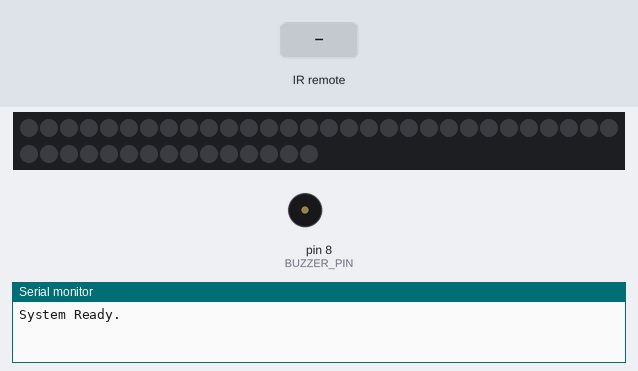
Bench run of a sketch on a simulated Arduino Uno, built with avr-gcc and run on an emulated ATmega328P. On the bench: 45 RGB LEDs in strip order, left to right, continuing on the next row, buzzer (waves = sounding, pin HIGH), the last lines printed to the serial monitor. Inputs (shaded band) come from the test bench. Dim RGB values are drawn brighter than linear.

Above: at 1.2 s.
1.3 s: infrared code 0x45 received
2.8 s: infrared code 0x46 received
At 4.52 s:
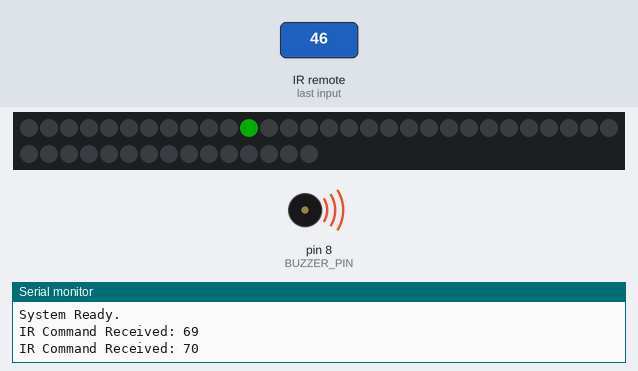
4.7 s: infrared code 0x19 received
At 6.6 s:
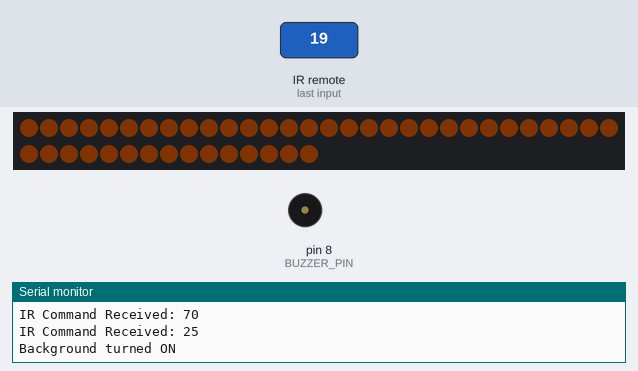
7.7 s: infrared code 0x47 received
9.2 s: infrared code 0x44 received
At 10.92 s:
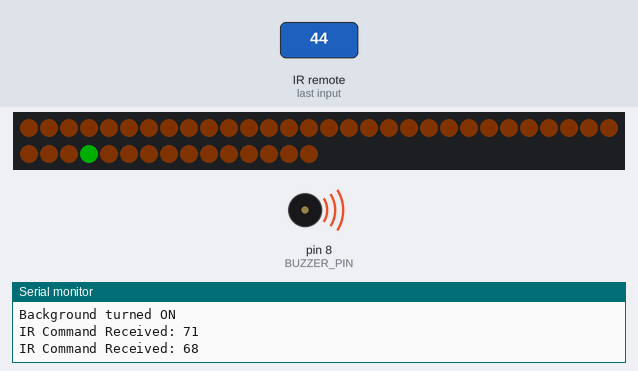
11.1 s: infrared code 0x18 received
At 13.8 s:
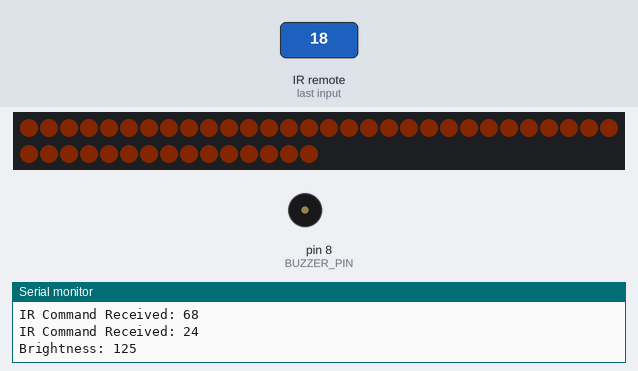
Timing chart, 0 to 15.1 s (numbered marks = the images above; inputs shaded):
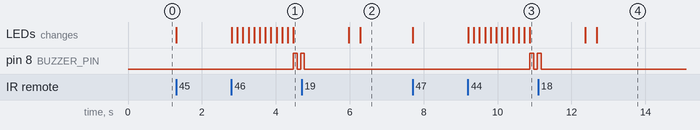

Measured:
- after the input at 2.8 s, pin 8 (BUZZER_PIN): LOW → HIGH after 1.7 s, → LOW 0.10 s later, → HIGH 0.10 s later; the LEDs: first change at once (image 1 shows a later state)
- after the input at 4.7 s, the LEDs: first differ from a run without the input after 1.6 s (image 2)
- after the input at 9.2 s, pin 8 (BUZZER_PIN): LOW → HIGH after 1.7 s, → LOW 0.10 s later, → HIGH 0.10 s later; the LEDs: first change at once (image 3 shows a later state)
- after the input at 11.1 s, the LEDs: first differ from a run without the input after 1.6 s (image 4)

The sketch:

ring.ino
```cpp
#include <FastLED.h>
#include <IRremote.hpp>

// --- HARDWARE SETTINGS ---
#define LED_PIN     6
#define IR_PIN      2
#define BUZZER_PIN  8
#define NUM_LEDS    45

CRGB leds[NUM_LEDS];

// Map PC numbers (1, 2, 3, 4) to their starting pixel on the strip.
const int pcNodes[4] = {0, 11, 22, 33};

// --- STATE VARIABLES ---
int sourcePC = 0;
int currentBrightness = 100;    // Starting brightness (10 to 255)
bool backgroundOn = false;      // Tracks if the background is currently active

// Updated to a deep "Cyber Purple" - adjust the (Red, Green, Blue) values to your liking!
CRGB bgColor = CRGB(15, 6, 0);     // Dim Amber/Copper
CRGB packetColor = CRGB::Blue;     // Classic Blue packet // Pure White packet // Bright Orange packet

void setup() {
  Serial.begin(9600);

  pinMode(BUZZER_PIN, OUTPUT);
  digitalWrite(BUZZER_PIN, LOW);

  FastLED.addLeds<WS2812B, LED_PIN, GRB>(leds, NUM_LEDS);
  FastLED.setBrightness(currentBrightness); // Apply initial brightness
  updateBackground();

  IrReceiver.begin(IR_PIN, ENABLE_LED_FEEDBACK);

  Serial.println("System Ready.");
}

void loop() {
  if (IrReceiver.decode()) {

    if (IrReceiver.decodedIRData.flags & IRDATA_FLAGS_IS_REPEAT) {
      IrReceiver.resume();
      return;
    }

    int command = IrReceiver.decodedIRData.command;
    Serial.print("IR Command Received: ");
    Serial.println(command);

    int action = getActionFromIR(command);

    // Handle PC Selection (1-4)
    if (action >= 1 && action <= 4) {
      if (sourcePC == 0) {
        sourcePC = action;
        leds[pcNodes[sourcePC - 1]] = CRGB::Yellow;
        FastLED.show();
      } else {
        int destPC = action;
        int currentSource = sourcePC; // Save the source temporarily

        // --- THE FIX ---
        // Clear the state immediately before animating so it doesn't redraw at the end
        sourcePC = 0;

        if (currentSource != destPC) {
          simulateRing(currentSource, destPC);
        } else {
          Serial.println("Error: Source and Destination cannot be the same.");
          errorBeep();
          updateBackground(); // Reset the display
        }
      }
      delay(300); // Debounce
    }

    // Handle Brightness UP (5)
    else if (action == 5) {
      currentBrightness += 25;
      if (currentBrightness > 255) currentBrightness = 255;
      FastLED.setBrightness(currentBrightness);
      FastLED.show();
      Serial.print("Brightness: "); Serial.println(currentBrightness);
      delay(150);
    }

    // Handle Brightness DOWN (6)
    else if (action == 6) {
      currentBrightness -= 25;
      if (currentBrightness < 10) currentBrightness = 10;
      FastLED.setBrightness(currentBrightness);
      FastLED.show();
      Serial.print("Brightness: "); Serial.println(currentBrightness);
      delay(150);
    }

    // Handle Background Toggle (7)
    else if (action == 7) {
      backgroundOn = !backgroundOn; // Flip the state
      updateBackground();
      Serial.print("Background turned ");
      Serial.println(backgroundOn ? "ON" : "OFF");
      delay(300);
    }

    IrReceiver.resume();
  }
}

// --- NETWORK SIMULATION LOGIC ---
void simulateRing(int src, int dest) {
  int startIdx = pcNodes[src - 1];
  int endIdx = pcNodes[dest - 1];
  int currentIdx = startIdx;

  updateBackground(); // Ensure clean slate before animation

  while (currentIdx != endIdx) {
    leds[currentIdx] = packetColor;
    FastLED.show();

    delay(150); // Slightly faster animation looks better with a background

    // Revert the pixel back to the background state instead of turning it black
    if (backgroundOn) {
      leds[currentIdx] = bgColor;
    } else {
      leds[currentIdx] = CRGB::Black;
    }

    currentIdx++;
    if (currentIdx >= NUM_LEDS) {
      currentIdx = 0;
    }
  }

  // Destination reached
  leds[endIdx] = CRGB::Green;
  FastLED.show();
  successBeep();

  delay(1200);
  updateBackground(); // Clear the green success node
}

// --- HELPER FUNCTIONS ---
void updateBackground() {
  if (backgroundOn) {
    fill_solid(leds, NUM_LEDS, bgColor);
  } else {
    FastLED.clear();
  }

  // If a source PC is currently selected, keep it lit yellow
  if (sourcePC != 0) {
    leds[pcNodes[sourcePC - 1]] = CRGB::Yellow;
  }

  FastLED.show();
}

void successBeep() {
  digitalWrite(BUZZER_PIN, HIGH); delay(100);
  digitalWrite(BUZZER_PIN, LOW);  delay(100);
  digitalWrite(BUZZER_PIN, HIGH); delay(100);
  digitalWrite(BUZZER_PIN, LOW);
}

void errorBeep() {
  digitalWrite(BUZZER_PIN, HIGH); delay(500);
  digitalWrite(BUZZER_PIN, LOW);
}

// --- REMOTE CONTROL MAPPING ---
int getActionFromIR(int command) {
  switch(command) {
    // PCs
    case 69: return 1;
    case 70: return 2;
    case 71: return 3;
    case 68: return 4;

    // Brightness and Background Controls
    case 24: return 5;
    case 82: return 6;
    case 25: return 7;

    default: return -1;
  }
}
```
